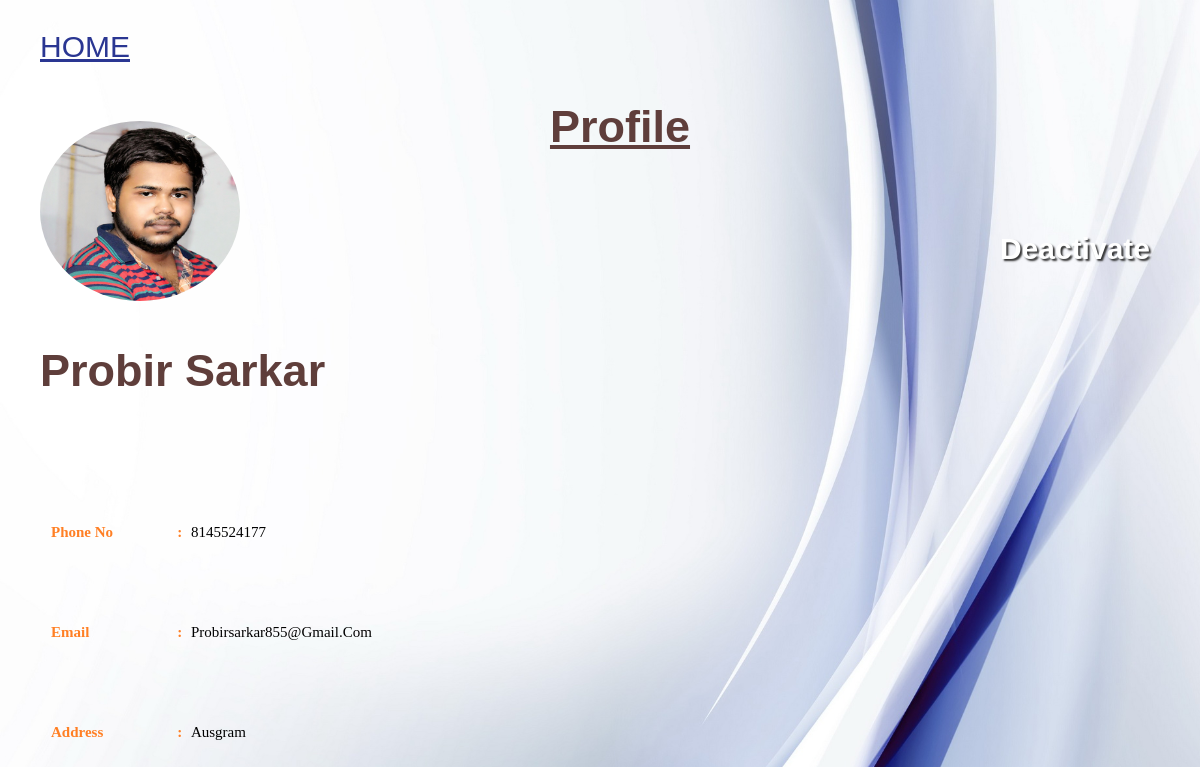
Page /profile.php (signed in) on the committed database.
### tables this page shows
CREATE TABLE `users` (
  `id` int(3) NOT NULL,
  `name` text NOT NULL,
  `phone` varchar(10) NOT NULL,
  `email` varchar(200) NOT NULL,
  `password` varchar(20) NOT NULL,
  `address` varchar(200) NOT NULL,
  `status` int(1) NOT NULL,
  `pic` varchar(200) NOT NULL
);

### profile.php (the view, shortened to what this page needs)
<?php
include("connect.php");
if(isset($_SESSION['email'])){
$email=$_SESSION['email'];
?>
<!DOCTYPE html>
<html>
<head>
</head>
<body>
	<div class="menu">
    <a href="form.php" style="color:#2a3692;"> HOME</h4></a>
<h2 style="text-align: center; text-decoration: underline; color:#5f3e3b;font-family: sans-serif;
	">Profile</h2>
<?php
	$sql="SELECT * FROM users WHERE email='$email' order by id DESC LIMIT 1";
	$qry=mysqli_query($con,$sql);
    while($row=mysqli_fetch_array($qry))
	 {
	$pic=$row['pic'];
	 	?>
	<img id="picture" src="<?php echo $pic; ?>" width="200px" height=180px>
<h2 style="height:250px; color: #5f3e3b; font-family: sans-serif;"><?php echo $row['name']; ?></h2>
<a id="delete" href="delete.php?id=<?php echo $row['id'] ?>">deactivate</a>
<table>
	</div>
		<tr>
        <th>phone no</th>
        <th>:</th>
			<td><?php echo $row['phone']; ?></td>
		</tr>
		<tr>
			<th>email</th>
			<th>:</th>
			<td><?php echo $row['email']; ?></td>
		</tr>
		<tr>
		<th>address</th>
		<th>:</th>
			<td><?php echo $row['address']; ?></td>
</tr>
		<?php
}
	}
		?>
</body>
</html>

### profile.php (style rules this page uses)
body { padding:0; margin:0; background-image:url('image/back2.jpg'); background-size:cover; background-position:cover; text-transform:capitalize; font-family:sans-serif; }
table { width:500px; height:300px; border-collapse: collapse; background-color: #fff; font-size: 15px; font-family: verdana; margin-left:10px; margin-top:-150px; background:transparent; }
th { color:#ff7f24; }
.menu { text-align: left; margin-left: 40px; padding-top:30px; font-size: 30px; }
#delete { float:right; margin-top: -400px; text-decoration: none; margin-right: 50px; color: white; font-family: sans-serif; font-weight: bold; text-shadow: 2px 2px 2px #323232; }
#picture { margin-top: -70px; border-radius: 50%; }

### rows in the picture
users: pic (picture), name "Probir Sarkar", phone "8145524177", email "Probirsarkar855@gmail.com", address "Ausgram"
